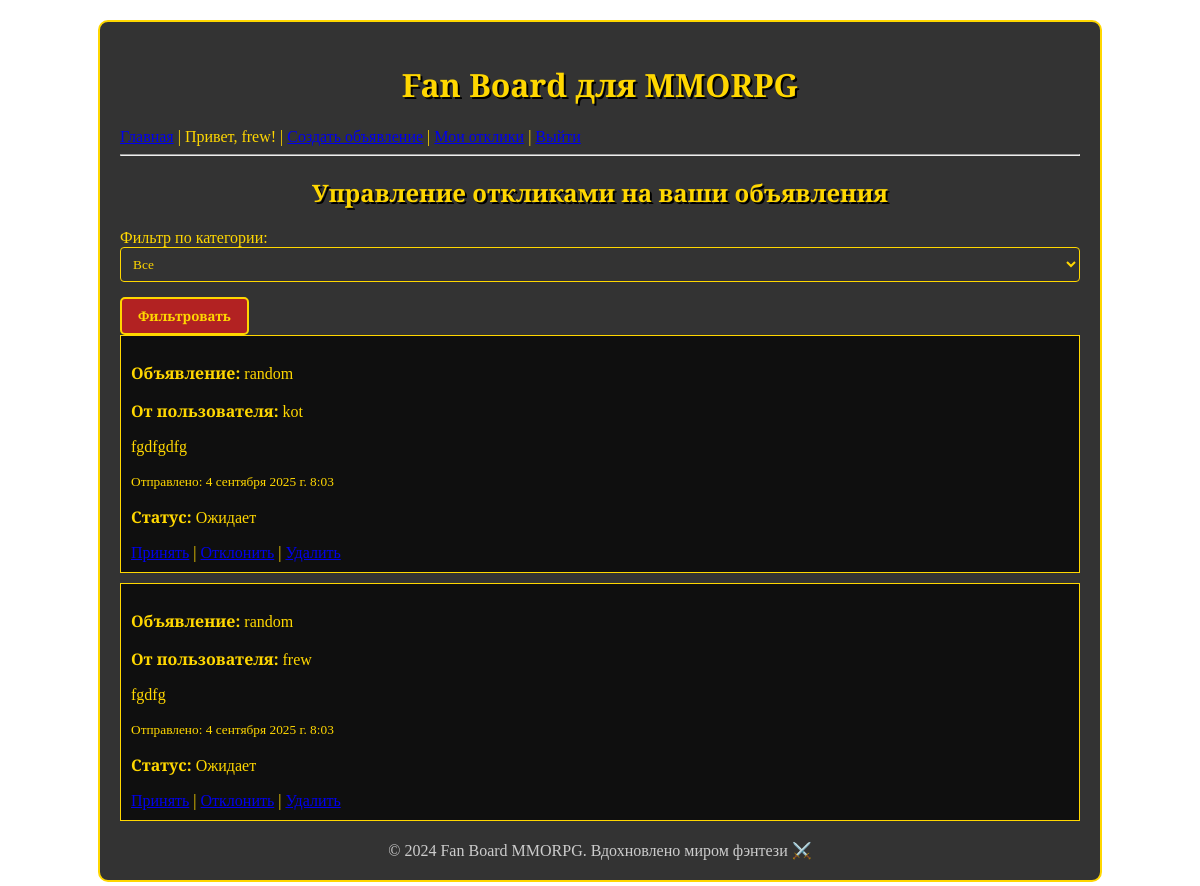
Before: /manage/ (signed in) with the older database file.
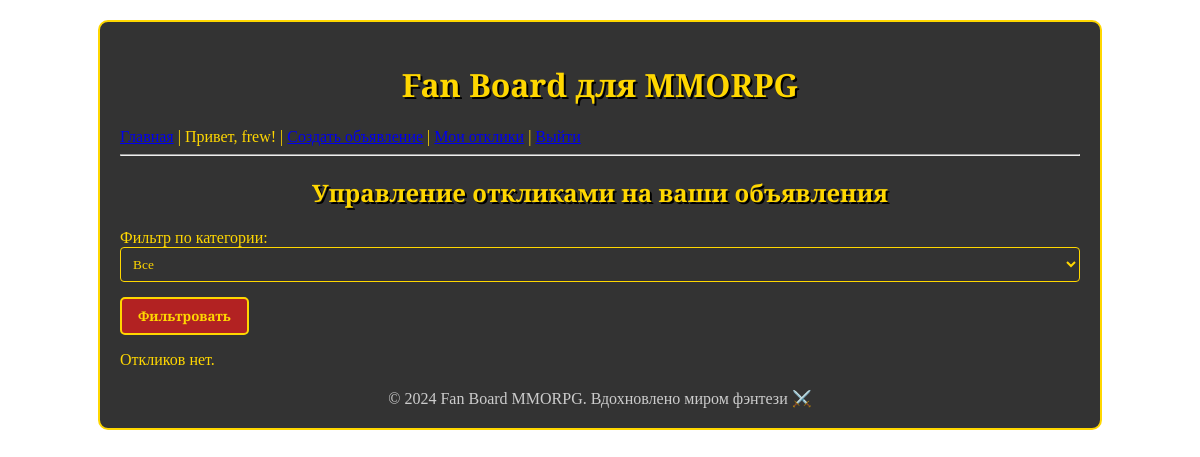
After: the same page with the newer database file.
### board/models.py (models this page shows, shortened)
class User(AbstractUser):
    email_confirmed = models.BooleanField(default=False)
    confirmation_token = models.UUIDField(default=uuid.uuid4, editable=False, null=True, blank=True)
    token_created_at = models.DateTimeField(auto_now_add=True)

class Response(models.Model):
    announcement = models.ForeignKey(Announcement, on_delete=models.CASCADE)
    user = models.ForeignKey(User, on_delete=models.CASCADE)
    text = models.TextField()
    status = models.CharField(max_length=10, choices=STATUS_CHOICES, default='pending')
    created_at = models.DateTimeField(auto_now_add=True)

class Announcement(models.Model):
    user = models.ForeignKey(User, on_delete=models.CASCADE)
    title = models.CharField(max_length=200)
    content = models.TextField(blank=True)
    category = models.ForeignKey(Category, on_delete=models.SET_NULL, null=True)
    image = models.ImageField(upload_to='announcements/', blank=True, null=True)
    video = models.FileField(upload_to='videos/', blank=True, null=True)
    created_at = models.DateTimeField(auto_now_add=True)

### board/views.py (the view)
# urls.py: path('manage/', views.manage_responses, name='manage_responses'),
@login_required
def manage_responses(request):
    responses = Response.objects.filter(announcement__user=request.user)
    return render(request, 'manage_responses.html', {'responses': responses})

### templates/manage_responses.html (shortened to what this page needs)
{% extends 'base.html' %}
{% block content %}
<h2>Управление откликами на ваши объявления</h2>
<form method="get">
    <label for="category">Фильтр по категории:</label>
    <select id="category" name="category">
        <option value="">Все</option>
    </select>
    <button type="submit">Фильтровать</button>
</form>
{% if responses %}
    {% for response in responses %}
        <div style="border: 1px solid gold; padding: 10px; margin-bottom: 10px; background: rgba(0,0,0,0.7);">
            <p><b>Объявление:</b> {{ response.announcement.title }}</p>
            <p><b>От пользователя:</b> {{ response.user.username }}</p>
            <p>{{ response.text|linebreaks }}</p>
            <p><small>Отправлено: {{ response.created_at }}</small></p>
            <p><b>Статус:</b> {{ response.get_status_display }}</p>
            {% if response.status == 'pending' %}
  <a href="{% url 'accept_response' response.id %}">Принять</a> |
  <a href="{% url 'reject_response' response.id %}">Отклонить</a> |
  <a href="{% url 'delete_response' response.id %}">Удалить</a>
{% elif response.status == 'accepted' %}
  <p style="color: #FFD700; font-weight: bold;">Отклик принят</p> |
  <a href="{% url 'reset_response' response.id %}">Сбросить в ожидание</a> |
  <a href="{% url 'delete_response' response.id %}">Удалить</a>
{% elif response.status == 'rejected' %}
  <a href="{% url 'reset_response' response.id %}">Сбросить в ожидание</a> |
  <a href="{% url 'delete_response' response.id %}">Удалить</a>
{% endif %}
        </div>
    {% endfor %}
{% else %}
    <p>Откликов нет.</p>
{% endif %}
{% endblock %}

### templates/base.html (shortened to what this page needs)
{% load static %}
<!DOCTYPE html>
<html lang="ru">
<head>
    <link rel="stylesheet" href="{% static 'css/style.css' %}">
</head>
<body>
    <div class="container">
        <header>
            <h1>Fan Board для MMORPG</h1>
            <nav>
                <a href="{% url 'index' %}">Главная</a> |
                {% if user.is_authenticated %}
                    Привет, {{ user.username }}! |
                    <a href="{% url 'create_announcement' %}">Создать объявление</a> |
                    <a href="{% url 'manage_responses' %}">Мои отклики</a> |
                    <a href="{% url 'logout' %}">Выйти</a>
                {% else %}
                    <a href="{% url 'login' %}">Войти</a> |
                    <a href="{% url 'register' %}">Регистрация</a>
                {% endif %}
            </nav>
            <hr>
        </header>
        {% block content %}{% endblock %}
        <footer style="text-align: center; margin-top: 20px; color: #ccc;">
            &copy; 2024 Fan Board MMORPG. Вдохновлено миром фэнтези ⚔️
        </footer>
    </div>
</body>
</html>

### static/css/style.css (style rules this page uses)
body { font-family: 'Cinzel', serif; background: url('/static/images/dungeon-bg.jpg') no-repeat center center fixed; background-size: cover; color: #FFD700; margin: 0; padding: 0; }
.container { background: rgba(0, 0, 0, 0.8); border: 2px solid #FFD700; border-radius: 10px; padding: 20px; margin: 20px auto; width: 80%; }
h1, h2 { text-align: center; text-shadow: 2px 2px #000; }
button, .btn, a.btn { background: #B22222; color: #FFD700; border: 2px solid #FFD700; padding: 8px 16px; border-radius: 5px; cursor: pointer; font-weight: bold; transition: background-color 0.3s ease, color 0.3s ease; text-decoration: none; font-family: 'Cinzel', serif; display: inline-block; margin-right: 10px; user-select: none; text-align: center; line-height: normal; }
form input, form textarea, form select { background: #333; color: #FFD700; border: 1px solid #FFD700; padding: 8px; border-radius: 4px; width: 100%; box-sizing: border-box; font-family: 'Cinzel', serif; margin-bottom: 15px; }

Changed rows visible on the page:
removed Response: announcement "random", user.username "kot", text "fgdfgdfg", created_at "4 сентября 2025 г. 8:03", status "Ожидает"
removed Response: announcement "random", user.username "frew", text "fgdfg", created_at "4 сентября 2025 г. 8:03", status "Ожидает"
Other visible differences:
text now shown: "Откликов нет."
